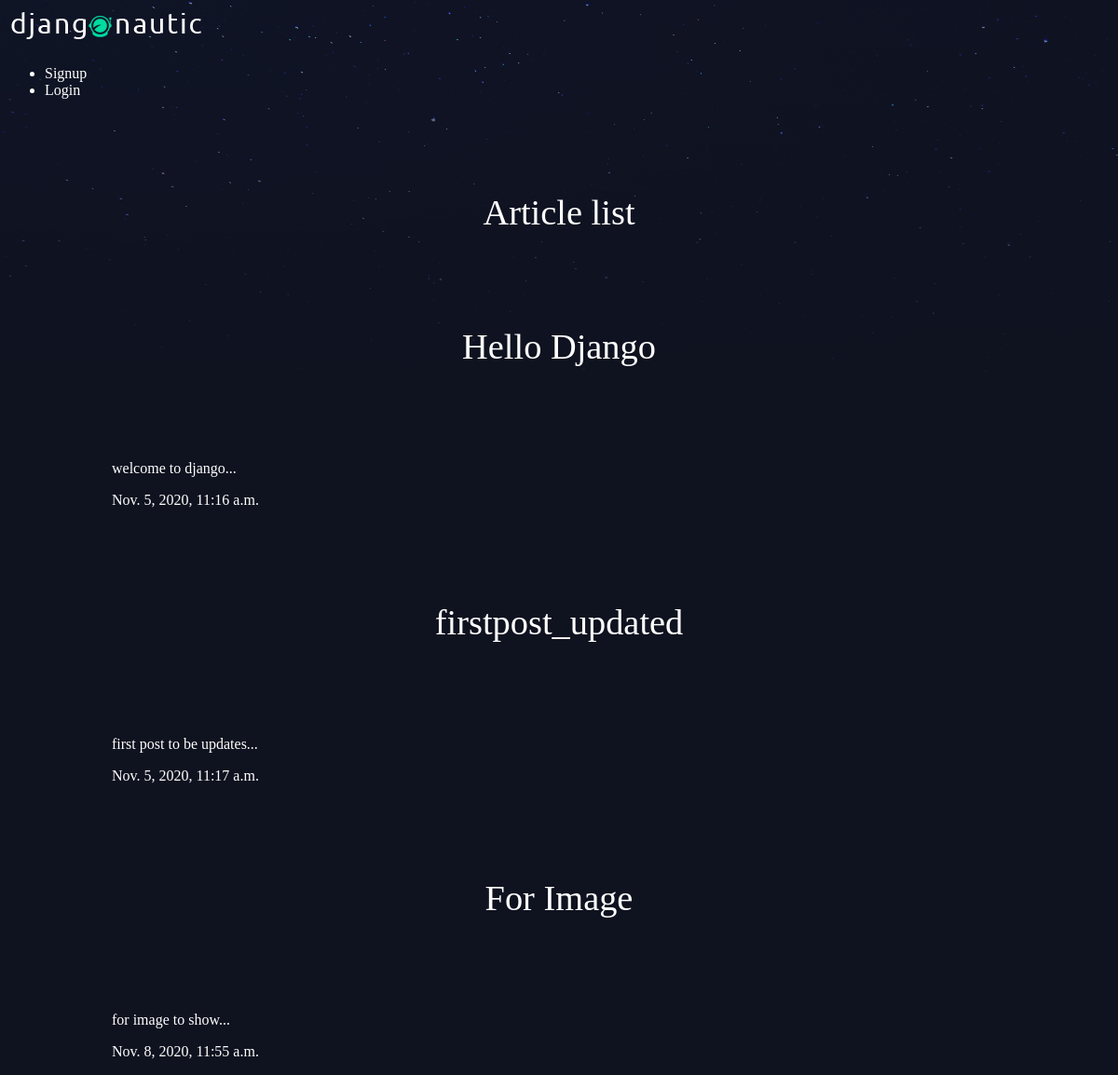
/, run on an earlier commit of the app's database.
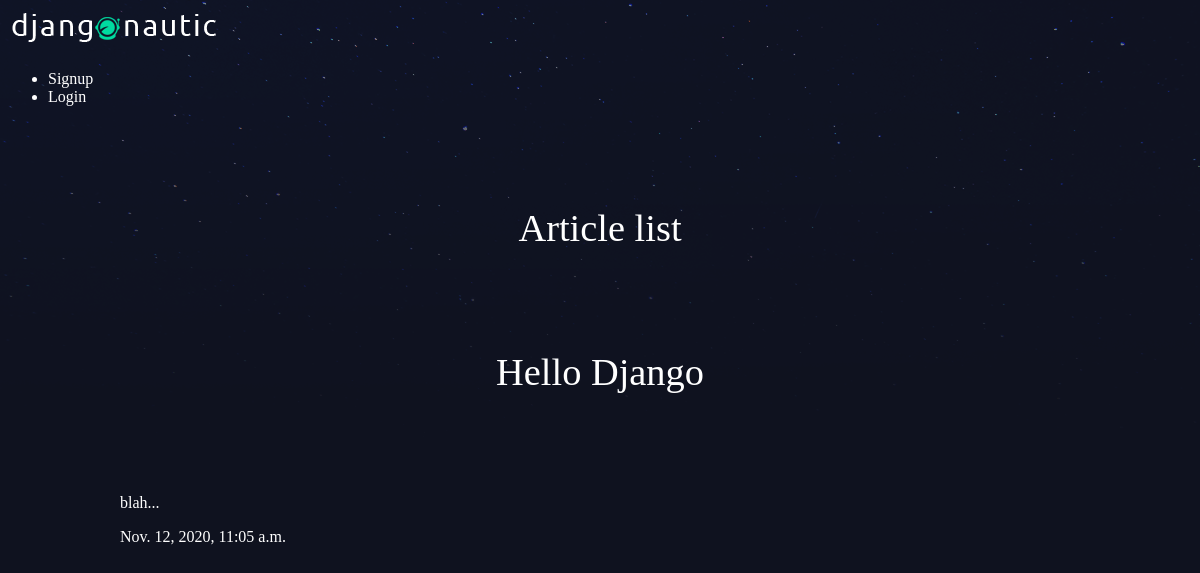
And on a later commit of the database.
### articles/models.py (models this page shows, shortened)
class Article(models.Model):
    title = models.CharField(max_length = 20)
    body = models.TextField()
    slug = models.SlugField()
    date = models.DateTimeField(auto_now_add=True)
    thumb = models.ImageField(default='bangalore.jpeg',blank=True)
    author = models.ForeignKey(User,default=None,on_delete=models.CASCADE)
    def snippet(self):
        return self.body[:50]+'...'

### articles/views.py (the view)
# urls.py: path('',views.article_list,name ='article_list'),
def article_list(request):
    articles = Article.objects.all().order_by('date')
    return render(request,'articles/articles_list.html',{'articles':articles})

### templates/articles/articles_list.html
{% extends 'base_template.html' %}
{% block content %}
    <h1>Article list</h1>
    <div class="articles">
        {% for article in articles %}
            <div class="article">
                <h1><a href="{% url 'articles:details' slug_thing=article.slug %}">{{article.title}}</a></h1>
                <p>{{article.snippet}}</p>
                <p>{{article.date}}</p>
            </div>
        {% endfor %}
    </div>
{% endblock %}

### templates/base_template.html (shortened to what this page needs)
{% load static %}
<!DOCTYPE html>
<html lang="en">
<head>
    <link rel="stylesheet"  href="{% static 'styles.css'%}">
</head>
<body>
    <header>
        <h1><a href="{% url 'home' %}"><img src="{% static 'logo.png' %}" alt="logo"></a></h1>
        <nav>
            <ul>
                {% if user.is_authenticated %}
                <li>
                    <form action="{% url 'accounts:logout'%}" method="POST" class="logout-link">
                        {% csrf_token %}
                        <button type="submit">Logout</button>
                    </form>
                </li>
                <li><a href="{% url 'articles:create' %}" class="highlight">Create Article</a></li>
                {% else %}
                <li><a href="{% url 'accounts:signup'%}">Signup</a></li>
                <li><a href="{% url 'accounts:signin'%}">Login</a></li>
                {% endif %}
            </ul>
        </nav>
</header>
    <div class="wrapper">
        {% block content%}
        {% endblock %}
    </div>
</body>
</html>

### assets/styles.css (style rules this page uses)
body { background-color: #0f121f; background-image: url(stars.png); background-repeat: no-repeat; color: #fff; }
body * { font-family: Ubuntu; }
h1, h2, h3, h4, h5 { font-weight: normal; margin: 0; }
a, a:hover, a:visited { color: #fff; text-decoration: none; }
.wrapper { max-width: 960px; margin: 0 auto; }
div.wrapper h1 { text-align: center; margin: 100px auto; font-size: 2.4em; }

What changed in the data, as far as the page shows it:
removed Article: title "firstpost_updated", snippet "first post to be updates...", date "Nov. 5, 2020, 11:17 a.m."
removed Article: title "For Image", snippet "for image to show...", date "Nov. 8, 2020, 11:55 a.m."
changed Article "Hello Django": snippet "welcome to django..." → "blah..."; date "Nov. 5, 2020, 11:16 a.m." → "Nov. 12, 2020, 11:05 a.m."
